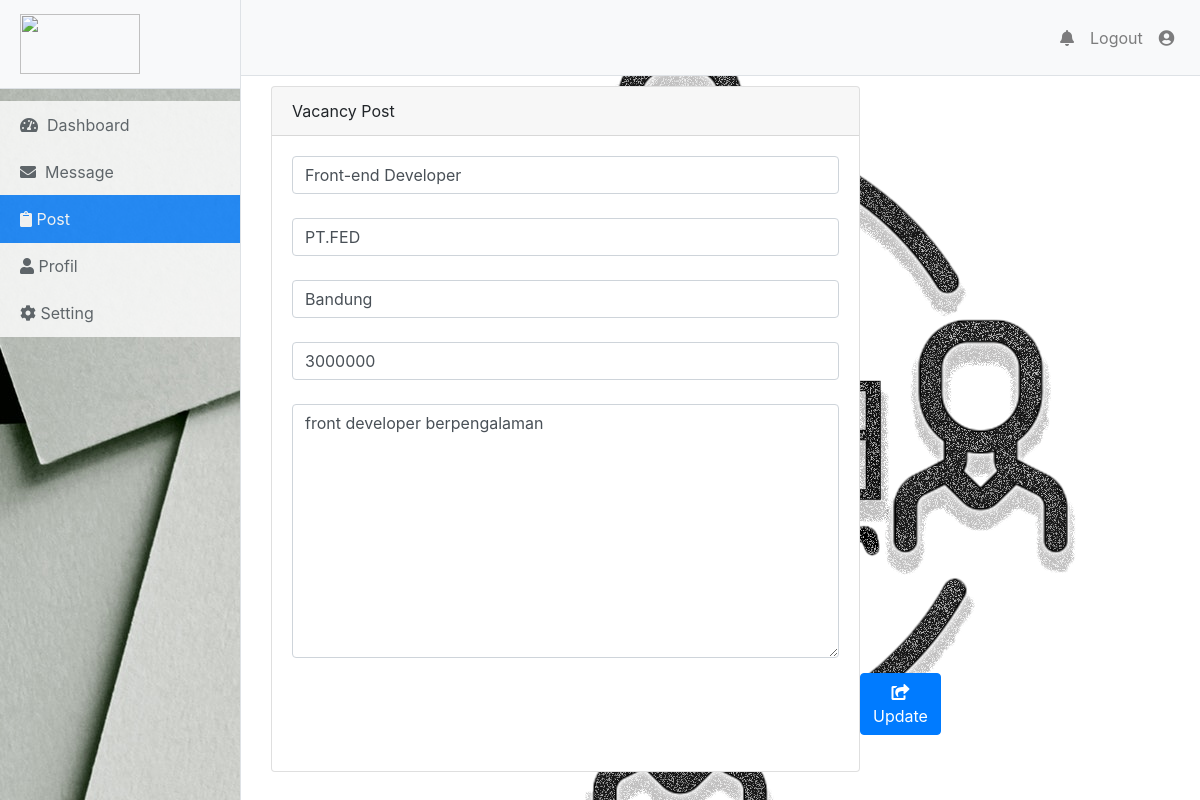
/post-edit.php?id=3, run on the app's committed database.
### tables this page shows
CREATE TABLE `post_vacancy` (
  `id` int(11) NOT NULL,
  `post_title` varchar(100) NOT NULL,
  `date` date NOT NULL,
  `company_name` varchar(100) NOT NULL,
  `location` varchar(100) NOT NULL,
  `map_lat` double NOT NULL,
  `map_long` double(10,0) NOT NULL,
  `gaji` int(12) NOT NULL,
  `post_content` text NOT NULL
);

### post-edit.php (the view, shortened to what this page needs)
<?php
  if (isset($_GET['id'])) {
    include('config.php');
    $id = $_GET['id'];
    $sql = "SELECT * FROM post_vacancy WHERE id = $id";
    $hasil = mysqli_query($conn,$sql);
    $data = mysqli_fetch_array($hasil);
  }else {
    echo "<script>
      document.location.href = 'post.php';
    </script>";
  }
?>
<!DOCTYPE html>
<html lang="en">
<head>
  <link href="assets/css/bootstrap.min.css" rel="stylesheet">
  <link rel="stylesheet" type="text/css" href="assets/css/styledashboard.css">
  <link rel="stylesheet" type="text/css" href="assets/css/stylepost.css">
  <link href="assets/css/simple-sidebar.css" rel="stylesheet">
  <link rel="stylesheet" href="/assets/fontawesome/css/all.css">
</head>
<body>
  <div class="d-flex" id="wrapper">
  <div class="border-right" id="sidebar-wrapper" style="background: url(assets/img/bg-dashboard-sidebar.jpg);">
    <a href="dashboard.php"><div class="sidebar-heading border-bottom bg-light"><img src="assets/img/logofindjobbacaan.png"></div></a>
      <div class="list-group list-group-flush" style="opacity: 0.8";>
        <a href="dashboard.php" class="list-group-item list-group-item-action "><i class="fas fa-tachometer-alt"></i>&nbsp; Dashboard</a>
        <a href="message.php" class="list-group-item list-group-item-action"><i class="fas fa-envelope"></i>&nbsp; Message</a>
        <a href="post.php" class="list-group-item list-group-item-action active"><i class="fas fa-clipboard"></i> Post</a>
        <a href="companyprofile.php" class="list-group-item list-group-item-action "><i class="fas fa-user"></i> Profil</a>
        <a href="reset_password.php" class="list-group-item list-group-item-action"><i class="fas fa-cog"></i> Setting</a>
      </div>
    </div>
    <div id="page-content-wrapper" class="content-dash" style="background-image: url(assets/img/logo-find-job-dash.png) !important;
  background-repeat: no-repeat;">
      <nav class="navbar navbar-expand-lg navbar-light bg-light border-bottom">
        <div class="collapse navbar-collapse" id="navbarSupportedContent">
          <ul class="navbar-nav ml-auto mt-2 mt-lg-0">
            <li class="nav-item">
              <a class="nav-link"href="#"><i class="fa fa-bell"></i></a>
            </li>
            <li class="nav-item">
              <a class="nav-link" onclick="showAlert()">Logout</a>
            </li>
            <li class="nav-item">
              <a class="user nav-link" href="#"><i class="fas fa-user-circle"></i></a>
            </li>
          </ul>
        </div>
      </nav>
      <div class="container-fluid">
        <div class="col-md-8" id="overview">
          <div class="card">
            <div class="card-header">Vacancy Post</div>
            <div class="card-body">
              <form action="proses_post_update.php" method="post">
                    <div class="form form-group">
                        <input type="text" class="form-control"  name="title" placeholder="Title Post" autocomplete="off" value="<?= $data['post_title'] ?>"><br>
                        <input type="text" class="form-control" name="company" placeholder="Company Name" autocomplete="off" value="<?= $data['company_name'] ?>"><br>
                        <input type="text" class="form-control" name="location" placeholder="Location" autocomplete="off" value="<?= $data['location'] ?>"><br>
                        <input type="text" class="form-control" name="gaji" placeholder="Rp..." autocomplete="off" value="<?= $data['gaji'] ?>"><br>
                        <textarea name="content" id="content" cols="30" rows="10" class="form-control" placeholder="Write Something...."><?= $data['post_content'] ?></textarea>
                        <button type="submit" class="btn btn-primary" name="update" id="post"><i class="fa fa-share-square"></i> Update</button><br>
                    </div>
                </form>
            </div>
          </div>
        </div>
      </div>
    </div>
  </div>
</body>
</html>

### assets/css/styledashboard.css (style rules this page uses)
.navbar { padding: 1.85%; }
.sidebar-heading img { width:120px; height: 60px; }
#sidebar-wrapper { background: url(assets/img/bg-dashboard-sidebar.jpg); }
#sidebar-wrapper .list-group { margin-top: 5% !important; }
#sidebar-wrapper .list-group-item { border: none!important; }
#overview { margin-top: 10px; }

### assets/css/stylepost.css (style rules this page uses)
#post { margin-top: 15px; margin-left: 568px; }

### assets/css/simple-sidebar.css (style rules this page uses)
body { overflow-x: hidden; }
#sidebar-wrapper { min-height: 100vh; margin-left: -15rem; -webkit-transition: margin .25s ease-out; -moz-transition: margin .25s ease-out; -o-transition: margin .25s ease-out; transition: margin .25s ease-out; }
#sidebar-wrapper .sidebar-heading { padding: 0.875rem 1.25rem; font-size: 1.2rem; }
#sidebar-wrapper .list-group { width: 15rem; background-color: rgb(198, 198, 198,0.5) !important; }
#page-content-wrapper { min-width: 100vw; background-image: url(assets/img/logo-find-job-dash.png) !important; background-repeat: no-repeat; }
@media (min-width: 768px) { #sidebar-wrapper { margin-left: 0; } }
@media (min-width: 768px) { #page-content-wrapper { min-width: 0; width: 100%; } }

### data on the page
post_vacancy: title "Front-end Developer", company "PT.FED", location "Bandung", gaji "3000000", content "front developer berpengalaman"
